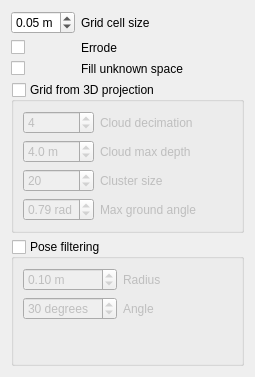
       <widget class="QWidget" name="page_4">
        <property name="geometry">
         <rect>
          <x>0</x>
          <y>0</y>
          <width>255</width>
          <height>377</height>
         </rect>
        </property>
        <attribute name="label">
         <string>Grid/cloud generation</string>
        </attribute>
        <layout class="QVBoxLayout" name="verticalLayout_16">
         <item>
          <layout class="QGridLayout" name="gridLayout_9" columnstretch="0,1">
           <item row="0" column="0">
            <widget class="QDoubleSpinBox" name="doubleSpinBox_gridCellSize">
             <property name="suffix">
              <string> m</string>
             </property>
             <property name="minimum">
              <double>0.010000000000000</double>
             </property>
             <property name="maximum">
              <double>5.000000000000000</double>
             </property>
             <property name="singleStep">
              <double>0.010000000000000</double>
             </property>
             <property name="value">
              <double>0.050000000000000</double>
             </property>
            </widget>
           </item>
           <item row="0" column="1">
            <widget class="QLabel" name="label_36">
             <property name="text">
              <string>Grid cell size</string>
             </property>
            </widget>
           </item>
           <item row="1" column="1">
            <widget class="QLabel" name="label_44">
             <property name="text">
              <string>Errode</string>
             </property>
            </widget>
           </item>
           <item row="1" column="0">
            <widget class="QCheckBox" name="checkBox_gridErode">
             <property name="text">
              <string/>
             </property>
            </widget>
           </item>
           <item row="2" column="1">
            <widget class="QLabel" name="label_64">
             <property name="text">
              <string>Fill unknown space</string>
             </property>
            </widget>
           </item>
           <item row="2" column="0">
            <widget class="QCheckBox" name="checkBox_gridFillUnkownSpace">
             <property name="text">
              <string/>
             </property>
            </widget>
           </item>
          </layout>
         </item>
         <item>
          <widget class="QGroupBox" name="groupBox_gridFromProjection">
           <property name="title">
            <string>Grid from 3D projection</string>
           </property>
           <property name="checkable">
            <bool>true</bool>
           </property>
           <property name="checked">
            <bool>false</bool>
           </property>
           <layout class="QGridLayout" name="gridLayout_8" columnstretch="0,1">
            <item row="0" column="0">
             <widget class="QSpinBox" name="spinBox_projDecimation">
              <property name="minimum">
               <number>1</number>
              </property>
              <property name="maximum">
               <number>8</number>
              </property>
              <property name="value">
               <number>4</number>
              </property>
             </widget>
            </item>
            <item row="0" column="1">
             <widget class="QLabel" name="label_37">
              <property name="text">
               <string>Cloud decimation</string>
              </property>
             </widget>
            </item>
            <item row="1" column="0">
             <widget class="QDoubleSpinBox" name="doubleSpinBox_projMaxDepth">
              <property name="suffix">
               <string> m</string>
              </property>
              <property name="decimals">
               <number>1</number>
              </property>
              <property name="minimum">
               <double>0.400000000000000</double>
              </property>
              <property name="maximum">
               <double>15.000000000000000</double>
              </property>
              <property name="singleStep">
               <double>1.000000000000000</double>
              </property>
              <property name="value">
               <double>4.000000000000000</double>
              </property>
             </widget>
            </item>
            <item row="1" column="1">
             <widget class="QLabel" name="label_38">
              <property name="text">
               <string>Cloud max depth</string>
              </property>
             </widget>
            </item>
            <item row="2" column="1">
             <widget class="QLabel" name="label_66">
              <property name="text">
               <string>Cluster size</string>
              </property>
             </widget>
            </item>
            <item row="3" column="1">
             <widget class="QLabel" name="label_67">
              <property name="text">
               <string>Max ground angle</string>
              </property>
             </widget>
            </item>
            <item row="3" column="0">
             <widget class="QDoubleSpinBox" name="doubleSpinBox_projMaxAngle">
              <property name="suffix">
               <string> rad</string>
              </property>
              <property name="decimals">
               <number>2</number>
              </property>
              <property name="minimum">
               <double>0.000000000000000</double>
              </property>
              <property name="maximum">
               <double>3.140000000000000</double>
              </property>
              <property name="singleStep">
               <double>0.100000000000000</double>
              </property>
              <property name="value">
               <double>0.790000000000000</double>
              </property>
             </widget>
            </item>
            <item row="2" column="0">
             <widget class="QSpinBox" name="spinBox_projClusterSize">
              <property name="minimum">
               <number>1</number>
              </property>
              <property name="maximum">
               <number>10000</number>
              </property>
              <property name="value">
               <number>20</number>
              </property>
             </widget>
            </item>
           </layout>
          </widget>
         </item>
         <item>
          <widget class="QGroupBox" name="groupBox_posefiltering">
           <property name="title">
            <string>Pose filtering</string>
           </property>
           <property name="checkable">
            <bool>true</bool>
           </property>
           <property name="checked">
            <bool>false</bool>
           </property>
           <layout class="QGridLayout" name="gridLayout_12" columnstretch="0,1">
            <item row="4" column="0">
             <widget class="QDoubleSpinBox" name="doubleSpinBox_posefilteringAngle">
              <property name="suffix">
               <string> degrees</string>
              </property>
              <property name="decimals">
               <number>0</number>
              </property>
              <property name="maximum">
               <double>180.000000000000000</double>
              </property>
              <property name="value">
               <double>30.000000000000000</double>
              </property>
             </widget>
            </item>
            <item row="3" column="0">
             <widget class="QDoubleSpinBox" name="doubleSpinBox_posefilteringRadius">
              <property name="suffix">
               <string> m</string>
              </property>
              <property name="minimum">
               <double>0.010000000000000</double>
              </property>
              <property name="value">
               <double>0.100000000000000</double>
              </property>
             </widget>
            </item>
            <item row="3" column="1">
             <widget class="QLabel" name="label_42">
              <property name="text">
               <string>Radius</string>
              </property>
             </widget>
            </item>
            <item row="4" column="1">
             <widget class="QLabel" name="label_43">
              <property name="text">
               <string>Angle</string>
              </property>
             </widget>
            </item>
            <item row="5" column="0">
             <spacer name="verticalSpacer_4">
              <property name="orientation">
               <enum>Qt::Vertical</enum>
              </property>
              <property name="sizeHint" stdset="0">
               <size>
                <width>20</width>
                <height>40</height>
               </size>
              </property>
             </spacer>
            </item>
           </layout>
          </widget>
         </item>
        </layout>
       </widget>
